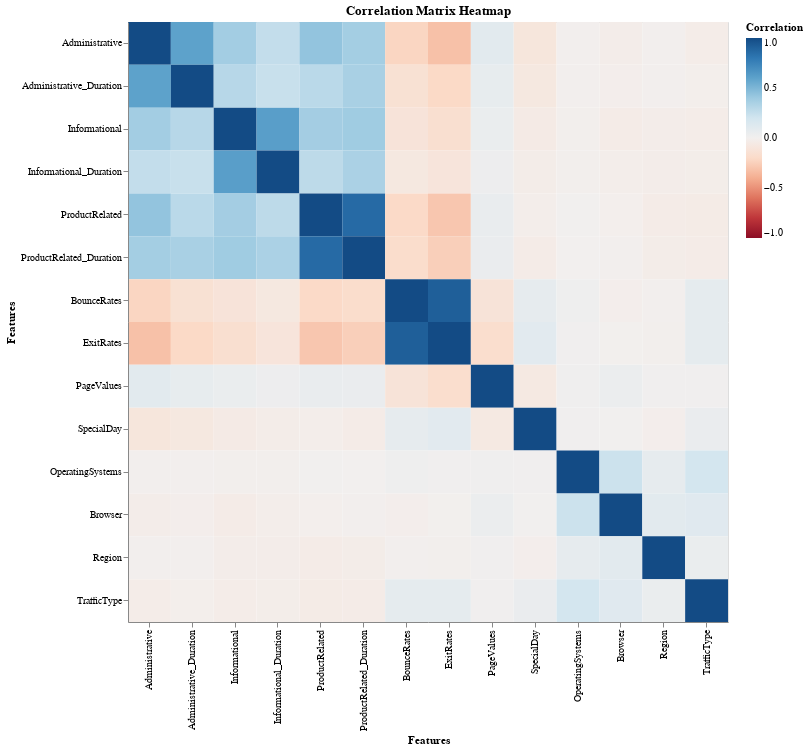

Write notebook code for a chart like this one.
### Markdown cell above
### Heatmap with Altair

### Code cell
import pandas as pd
import altair as alt

# Select only numerical columns
numerical_data = df.select_dtypes(include=['float', 'int'])

# Calculate the correlation matrix on numerical data only
corr_matrix = numerical_data.corr()

# Convert the correlation matrix to a long format
corr_long = corr_matrix.reset_index().melt('index')
corr_long.columns = ['Feature1', 'Feature2', 'Correlation']

# Create a heatmap with Altair
heatmap = alt.Chart(corr_long).mark_rect().encode(
    x=alt.X('Feature1:O', title='Features', sort=None),
    y=alt.Y('Feature2:O', title='Features', sort=None),
    color=alt.Color('Correlation:Q', scale=alt.Scale(scheme='redblue', domain=(-1, 1))),
    tooltip=['Feature1', 'Feature2', alt.Tooltip('Correlation:Q', format='.2f')]
).properties(
    title='Correlation Matrix Heatmap',
    width=600,
    height=600
)

# Display the heatmap
heatmap.interactive()

### Figure 1 — Vega-Lite specification as saved in the notebook (floating-point values rounded to 4 significant figures; data arrays with more than 128 entries replaced by an {"elided": "..."} marker saying what was removed)
{"config": {"view": {"continuousWidth": 400, "continuousHeight": 300}}, "data": {"name": "data-1a2376d3a6ac8cd9b3d1eb4cc6619dfa"}, "mark": "rect", "encoding": {"color": {"field": "Correlation", "scale": {"domain": [-1, 1], "scheme": "redblue"}, "type": "quantitative"}, "tooltip": [{"field": "Feature1", "type": "nominal"}, {"field": "Feature2", "type": "nominal"}, {"field": "Correlation", "format": ".2f", "type": "quantitative"}], "x": {"field": "Feature1", "sort": null, "title": "Features", "type": "ordinal"}, "y": {"field": "Feature2", "sort": null, "title": "Features", "type": "ordinal"}}, "height": 600, "selection": {"selector001": {"type": "interval", "bind": "scales", "encodings": ["x", "y"]}}, "title": "Correlation Matrix Heatmap", "width": 600, "$schema": "https://vega.github.io/schema/vega-lite/v4.17.0.json", "datasets": {"data-1a2376d3a6ac8cd9b3d1eb4cc6619dfa": {"elided": "196 records"}}}
